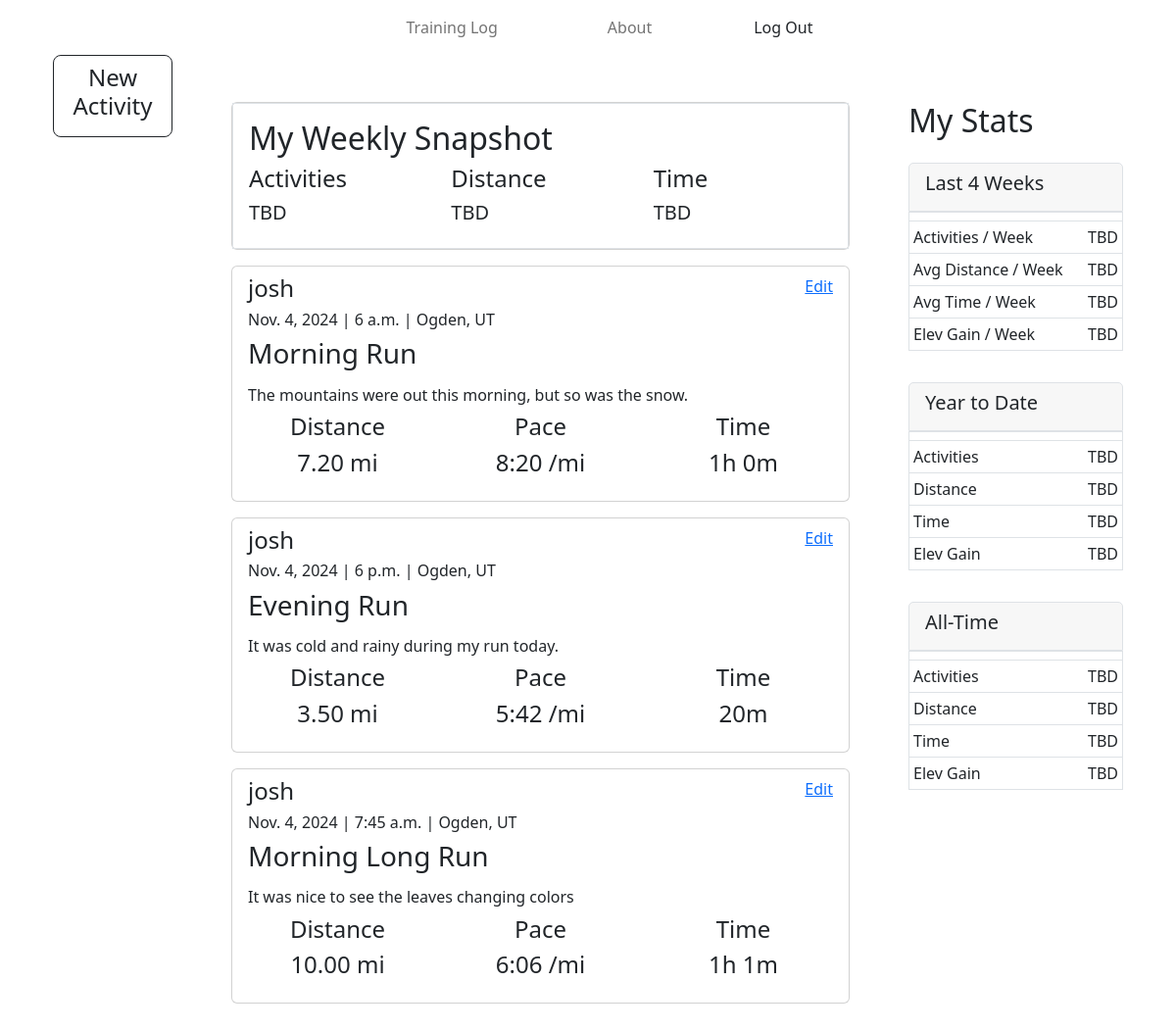
The app's page / (signed in), older data.
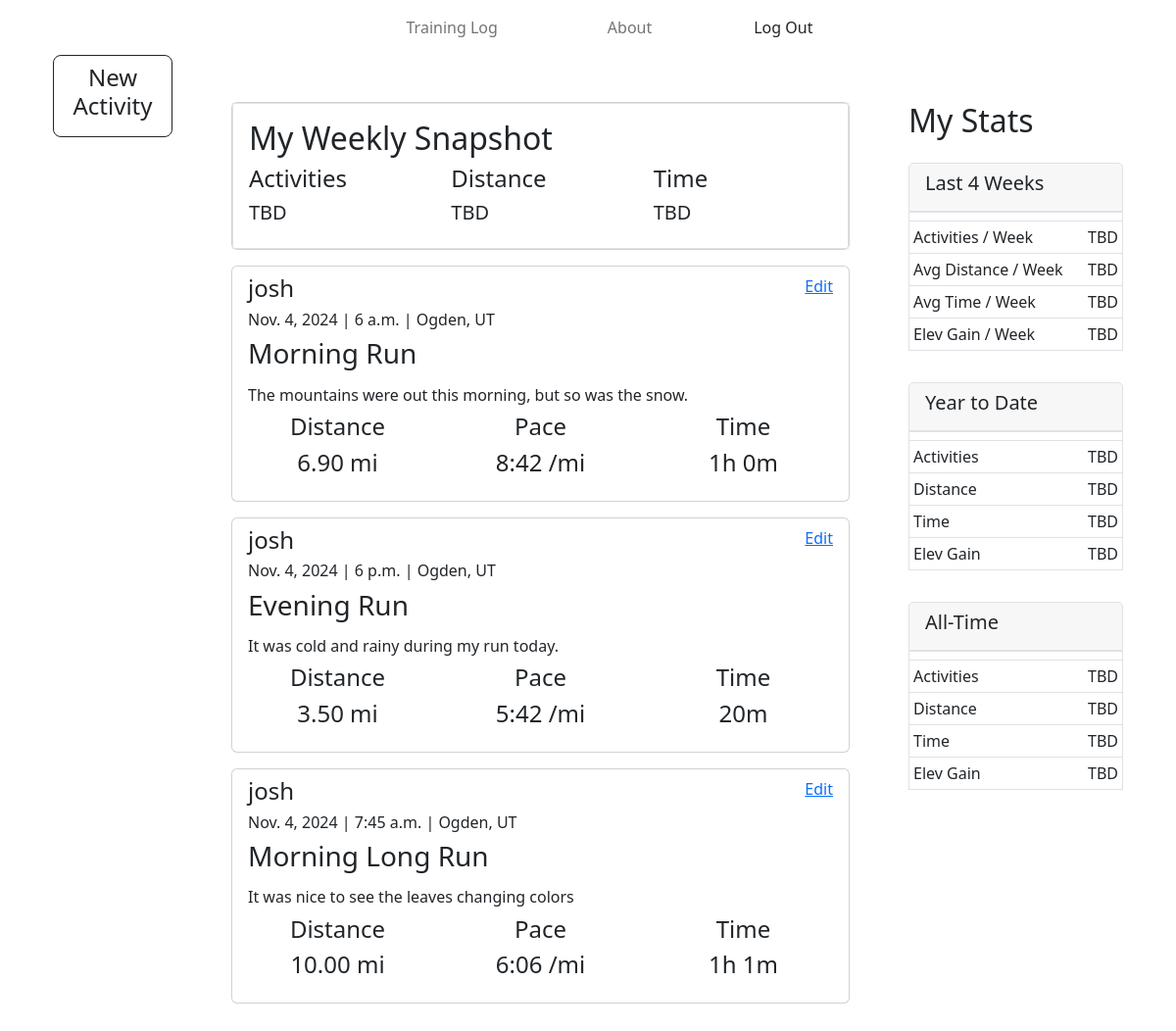
The same page, newer data.
### activities/models.py (models this page shows)
class Activity(models.Model):
    aid = models.AutoField(primary_key=True)
    athlete = models.ForeignKey(User, on_delete=models.CASCADE)
    distance = models.DecimalField(blank=False, null=False, max_digits=7, decimal_places=2, verbose_name="Distance (miles)") # in miles
    duration = models.PositiveIntegerField(blank=False, null=False, verbose_name="Duration (seconds)") # duration of activity in seconds
    elevation = models.PositiveIntegerField(verbose_name="Elevation (feet)") # elevation gain in feet
    date = models.DateField(blank=False, null=False, verbose_name="Date")
    time = models.TimeField(blank=False, null=False, verbose_name="Time")
    location = models.CharField(max_length=128, default="Corvallis, OR", verbose_name="Location")
    title = models.CharField(blank=False, null=False, max_length=128, verbose_name="Title")
    description = models.CharField(max_length=1080, verbose_name="Description")

### activities/views.py (the view)
# urls.py: re_path(r'^$', activity_views.training_log_view, name='training_log'),
@login_required
def training_log_view(request):
    context = {}
    recent_activities_query = Activity.objects.order_by('date')[:10]
    recent_activities = [x for x in recent_activities_query]
    recent_activities_dict = {}
    for activity in recent_activities:
        recent_activities_dict[activity] = {
                                     'pace_string': get_pace(activity),
                                     'duration_string': get_duration_string(activity)
                                     }
    context["activities"] = recent_activities_dict
    return render(request, 'training_log.html', context)

### activities/views.py (called while the page is built)
def get_pace(activity):
    raw_pace = activity.duration / activity.distance # sec/mi
    pace = raw_pace/60 # min/mi
    pace_minutes = math.floor(pace)
    pace_seconds = math.floor((pace - pace_minutes)*60)
    if pace_seconds < 10:
        return f"{pace_minutes}:0{pace_seconds}"
    return f"{pace_minutes}:{pace_seconds}"

def get_duration_string(activity):
    duration_hours = math.floor(activity.duration / 3600)
    duration_minutes = math.floor(60*((activity.duration/3600) - duration_hours))
    if duration_hours > 0:
        return f"{duration_hours}h {duration_minutes}m"
    return f"{duration_minutes}m"

### activities/templates/training_log.html (shortened to what this page needs)
{% extends "base.html" %}
{% load static %}
{% block leftnav %}
<div class="col align-self-center container-lg">
    <a href="{% url 'create_activity' %}" class="btn btn-primary-bg btn-lg btn-outline-dark d-grid gap-2 mx-auto">
        <h4>New Activity</h4>
    </a>
</div>
{% endblock %}
{% block centernav%}
<div class="col-md-12 py-5 vstack border-0">
    <div class="card">
        <div class="card-body border gap-2">
            <div class="row">
                <div class="col mt-0">
                    <h2>My Weekly Snapshot</h2>
                </div>
            </div>
            <div class="row">
                <div class="col mt-0">
                    <h4>Activities</h4>
                </div>
                <div class="col mt-0">
                    <h4>Distance</h4>
                </div>
                <div class="col mt-0">
                    <h4>Time</h4>
                </div>
            </div>
            <div class="row">
                <div class="col mt-0">
                    <h5>TBD</h5>
                </div>
                <div class="col mt-0">
                    <h5>TBD</h5>
                </div>
                <div class="col mt-0">
                    <h5>TBD</h5>
                </div>
            </div>
        </div>
    </div>
    {% for key, val in activities.items %}
    <div class="card mt-3">
        <div class="card-body pt-2">
            <div class="row">
                <div class="col mt-0">
                    <h4>{{ key.athlete }}</h4>
                </div>
                <div class="col-auto">
                    <a href="{% url 'edit_activity' key.aid %}">Edit</a>
                </div>
            </div>
            <div class="row">
                <div class="col mt-0">
                    <h6>{{ key.date}} | {{ key.time }} | {{ key.location }}</h6>
                </div>
            </div>
            <div class="row">
                <div class="col mt-0">
                    <h3>{{ key.title}} </h3>
                </div>
            </div>
            <div class="row">
                <div class="col mt-0">
                </div>
            </div>
            <div class="row">
                <div class="col mt-0">
                    <h6>{{ key.description}} </h6>
                </div>
            </div>
            <div class="row text-center">
                <div class="col text-left">
                    <h4>Distance</h4>
                </div>
                <div class="col text-center">
                    <h4>Pace</h4>
                </div>
                <div class="col text-right">
                    <h4>Time</h4>
                </div>
            </div>
            <div class="row text-center">
                <div class="col text-left">
                    <h4>{{ key.distance }} mi</h4>
                </div>
                <div class="col text-center">
                    <h4>{{ val.pace_string }} /mi</h4>
                </div>
                <div class="col text-right">
                    <h4>{{ val.duration_string }}</h4>
                </div>
            </div>
        </div>
    </div>
    {% endfor %}
</div>
 {% endblock %}
{% block rightnav%}
<div class="col align-self-center container-lg py-5 border-left mx-auto">
    <h2>My Stats</h2>
    <div class="card flex-fill py-3 border-0">
        <div class="card-header border">
            <h5>Last 4 Weeks</h5>
        </div>
        <table class="table table-sm my-0 border">
            <thead>
                <tr>
                    <th></th>
                    <th></th>
                </tr>
            </thead>
            <tbody>
                <tr>
                    <td>Activities / Week</td>
                    <td class="text-end">TBD</td>
                </tr>
                <tr>
                    <td>Avg Distance / Week</td>
                    <td class="text-end">TBD</td>
                </tr>
                <tr>
                    <td>Avg Time / Week</td>
                    <td class="text-end">TBD</td>
                </tr>
                <tr>
                    <td>Elev Gain / Week</td>
                    <td class="text-end">TBD</td>
                </tr>
            </tbody>
        </table>
    </div>
    <div class="card flex-fill py-3 border-0">
        <div class="card-header border">
            <h5>Year to Date</h5>
        </div>
        <table class="table table-sm my-0 border">
            <thead>
                <tr>
                    <th></th>
                    <th></th>
                </tr>
            </thead>
            <tbody>
                <tr>
                    <td>Activities</td>
                    <td class="text-end">TBD</td>
                </tr>
                <tr>
                    <td>Distance</td>
                    <td class="text-end">TBD</td>
                </tr>
                <tr>
                    <td>Time</td>
                    <td class="text-end">TBD</td>
                </tr>
                <tr>
                    <td>Elev Gain</td>
                    <td class="text-end">TBD</td>
                </tr>
            </tbody>
        </table>
    </div>
    <div class="card flex-fill py-3 border-0">
        <div class="card-header border">
            <h5>All-Time</h5>
        </div>
        <table class="table table-sm my-0 border">
            <thead>
                <tr>
                    <th></th>
                    <th></th>
                </tr>
            </thead>
            <tbody>
                <tr>
                    <td>Activities</td>
                    <td class="text-end">TBD</td>
                </tr>
                <tr>
                    <td>Distance</td>
                    <td class="text-end">TBD</td>
                <tr>
                    <td>Time</td>
                    <td class="text-end">TBD</td>
                </tr>
                <tr>
                    <td>Elev Gain</td>
                    <td class="text-end">TBD</td>
                </tr>
            </tbody>
        </table>
    </div>
</div>
{% endblock %}

### mysite/templates/base.html (shortened to what this page needs)
<!DOCTYPE html>
<html lang="en">
{% load static %}
    <head>
        <link rel="stylesheet" type="text/css" href="{% static 'styles.css' %}">
    </head>
    <head>
        <link href="https://cdn.jsdelivr.net/npm/bootstrap@5.2.0/dist/css/bootstrap.min.css" rel="stylesheet">
    </head>
    <nav class="navbar sticky-top navbar-toggleable-md navbar-expand-lg themeColor px-5">
        <div class="container ps-5">
            <div class="collapse navbar-collapse" id="navbarCollapse" style>
                <ul class="navbar-nav navbar-nav-scroll mx-auto">
                    {% if user.is_authenticated %}
                    <li class="nav-item px-5">
                        <a class="nav-link" href="{% url 'training_log' %}">Training Log</a>
                    </li>
                    <li class="nav-item px-5">
                        <a class="nav-link" href="{% url 'about' %}">About</a>
                    </li>
                    <li class="nav-item my-auto px-5">
                        <form method="POST" action="{% url 'logout' %}">
                            <button type="submit" class="form-submit-button">Log Out</button>
                        </form>
                    </li>
                    {% endif %}
                </ul>
            </div>
        </div>
    </nav>
    <body class="backgroundColor">
        <div class="container">
            <div class="row g-5">
                <div class="col-lg-2">
                    {% block leftnav %}
                    {% endblock %}
                </div>
                <div class="col-md-6 vstack gap-2">
                    {% block centernav %}
                    {% endblock %}
                </div>
                <div class="col-lg-2 vstack gap-2">
                    {% block rightnav %}
                    {% endblock %}
                </div>
            </div>
        </div>
    </body>
</html>

### activities/static/styles.css (style rules this page uses)
.form-submit-button { background: none; color: inherit; border: none; padding: 0; font: inherit; cursor: pointer; outline: inherit; }

Row changes from the older to the newer data that the page shows:
changed Activity "Morning Run": distance "7.20" → "6.90"; pace_string "8:20" → "8:42"
